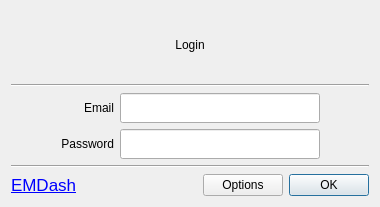
<?xml version="1.0" encoding="UTF-8"?>
<ui version="4.0">
 <class>Login</class>
 <widget class="QDialog" name="Login">
  <property name="geometry">
   <rect>
    <x>0</x>
    <y>0</y>
    <width>380</width>
    <height>207</height>
   </rect>
  </property>
  <property name="windowTitle">
   <string>Login</string>
  </property>
  <layout class="QVBoxLayout" name="verticalLayout">
   <item>
    <widget class="QLabel" name="label_login">
     <property name="sizePolicy">
      <sizepolicy hsizetype="Preferred" vsizetype="Minimum">
       <horstretch>0</horstretch>
       <verstretch>0</verstretch>
      </sizepolicy>
     </property>
     <property name="text">
      <string>Login</string>
     </property>
     <property name="alignment">
      <set>Qt::AlignCenter</set>
     </property>
    </widget>
   </item>
   <item>
    <widget class="Line" name="line">
     <property name="orientation">
      <enum>Qt::Horizontal</enum>
     </property>
    </widget>
   </item>
   <item>
    <layout class="QGridLayout" name="gridLayout">
     <property name="sizeConstraint">
      <enum>QLayout::SetNoConstraint</enum>
     </property>
     <item row="0" column="2">
      <widget class="QLineEdit" name="edit_name">
       <property name="sizePolicy">
        <sizepolicy hsizetype="Fixed" vsizetype="Preferred">
         <horstretch>0</horstretch>
         <verstretch>0</verstretch>
        </sizepolicy>
       </property>
       <property name="minimumSize">
        <size>
         <width>200</width>
         <height>0</height>
        </size>
       </property>
      </widget>
     </item>
     <item row="1" column="1">
      <widget class="QLabel" name="label_2">
       <property name="text">
        <string>Password</string>
       </property>
       <property name="alignment">
        <set>Qt::AlignRight|Qt::AlignTrailing|Qt::AlignVCenter</set>
       </property>
       <property name="buddy">
        <cstring>edit_password</cstring>
       </property>
      </widget>
     </item>
     <item row="1" column="2">
      <widget class="QLineEdit" name="edit_password">
       <property name="sizePolicy">
        <sizepolicy hsizetype="Fixed" vsizetype="Preferred">
         <horstretch>0</horstretch>
         <verstretch>0</verstretch>
        </sizepolicy>
       </property>
       <property name="minimumSize">
        <size>
         <width>200</width>
         <height>0</height>
        </size>
       </property>
       <property name="echoMode">
        <enum>QLineEdit::Password</enum>
       </property>
      </widget>
     </item>
     <item row="0" column="1">
      <widget class="QLabel" name="label">
       <property name="text">
        <string>Email</string>
       </property>
       <property name="alignment">
        <set>Qt::AlignRight|Qt::AlignTrailing|Qt::AlignVCenter</set>
       </property>
       <property name="buddy">
        <cstring>edit_name</cstring>
       </property>
      </widget>
     </item>
     <item row="0" column="3">
      <spacer name="horizontalSpacer_2">
       <property name="orientation">
        <enum>Qt::Horizontal</enum>
       </property>
       <property name="sizeHint" stdset="0">
        <size>
         <width>40</width>
         <height>20</height>
        </size>
       </property>
      </spacer>
     </item>
     <item row="0" column="0">
      <spacer name="horizontalSpacer_3">
       <property name="orientation">
        <enum>Qt::Horizontal</enum>
       </property>
       <property name="sizeHint" stdset="0">
        <size>
         <width>40</width>
         <height>20</height>
        </size>
       </property>
      </spacer>
     </item>
     <item row="1" column="0">
      <spacer name="horizontalSpacer_4">
       <property name="orientation">
        <enum>Qt::Horizontal</enum>
       </property>
       <property name="sizeHint" stdset="0">
        <size>
         <width>40</width>
         <height>20</height>
        </size>
       </property>
      </spacer>
     </item>
     <item row="1" column="3">
      <spacer name="horizontalSpacer_5">
       <property name="orientation">
        <enum>Qt::Horizontal</enum>
       </property>
       <property name="sizeHint" stdset="0">
        <size>
         <width>40</width>
         <height>20</height>
        </size>
       </property>
      </spacer>
     </item>
    </layout>
   </item>
   <item>
    <widget class="Line" name="line_2">
     <property name="orientation">
      <enum>Qt::Horizontal</enum>
     </property>
    </widget>
   </item>
   <item>
    <layout class="QHBoxLayout" name="horizontalLayout">
     <item>
      <widget class="QLabel" name="label_version">
       <property name="text">
        <string>&lt;!DOCTYPE HTML PUBLIC &quot;-//W3C//DTD HTML 4.0//EN&quot; &quot;http://www.w3.org/TR/REC-html40/strict.dtd&quot;&gt;
&lt;html&gt;&lt;head&gt;&lt;meta name=&quot;qrichtext&quot; content=&quot;1&quot; /&gt;&lt;style type=&quot;text/css&quot;&gt;
p, li { white-space: pre-wrap; }
&lt;/style&gt;&lt;/head&gt;&lt;body style=&quot; font-family:'Lucida Grande'; font-size:13pt; font-weight:400; font-style:normal;&quot;&gt;
&lt;p style=&quot; margin-top:0px; margin-bottom:0px; margin-left:0px; margin-right:0px; -qt-block-indent:0; text-indent:0px;&quot;&gt;&lt;a href=&quot;http://blake.grid.bcm.edu/emanwiki/EMEN2&quot;&gt;&lt;span style=&quot; text-decoration: underline; color:#0000ff;&quot;&gt;EMDash&lt;/span&gt;&lt;/a&gt;&lt;/p&gt;&lt;/body&gt;&lt;/html&gt;</string>
       </property>
       <property name="openExternalLinks">
        <bool>true</bool>
       </property>
      </widget>
     </item>
     <item>
      <spacer name="horizontalSpacer">
       <property name="orientation">
        <enum>Qt::Horizontal</enum>
       </property>
       <property name="sizeHint" stdset="0">
        <size>
         <width>40</width>
         <height>20</height>
        </size>
       </property>
      </spacer>
     </item>
     <item>
      <widget class="QPushButton" name="button_options">
       <property name="text">
        <string>Options</string>
       </property>
      </widget>
     </item>
     <item>
      <widget class="QDialogButtonBox" name="buttonBox">
       <property name="sizePolicy">
        <sizepolicy hsizetype="Fixed" vsizetype="Fixed">
         <horstretch>0</horstretch>
         <verstretch>0</verstretch>
        </sizepolicy>
       </property>
       <property name="orientation">
        <enum>Qt::Horizontal</enum>
       </property>
       <property name="standardButtons">
        <set>QDialogButtonBox::Ok</set>
       </property>
       <property name="centerButtons">
        <bool>false</bool>
       </property>
      </widget>
     </item>
    </layout>
   </item>
  </layout>
 </widget>
 <resources/>
 <connections>
  <connection>
   <sender>buttonBox</sender>
   <signal>accepted()</signal>
   <receiver>Login</receiver>
   <slot>accept()</slot>
   <hints>
    <hint type="sourcelabel">
     <x>248</x>
     <y>254</y>
    </hint>
    <hint type="destinationlabel">
     <x>157</x>
     <y>274</y>
    </hint>
   </hints>
  </connection>
  <connection>
   <sender>buttonBox</sender>
   <signal>rejected()</signal>
   <receiver>Login</receiver>
   <slot>reject()</slot>
   <hints>
    <hint type="sourcelabel">
     <x>316</x>
     <y>260</y>
    </hint>
    <hint type="destinationlabel">
     <x>286</x>
     <y>274</y>
    </hint>
   </hints>
  </connection>
 </connections>
</ui>
